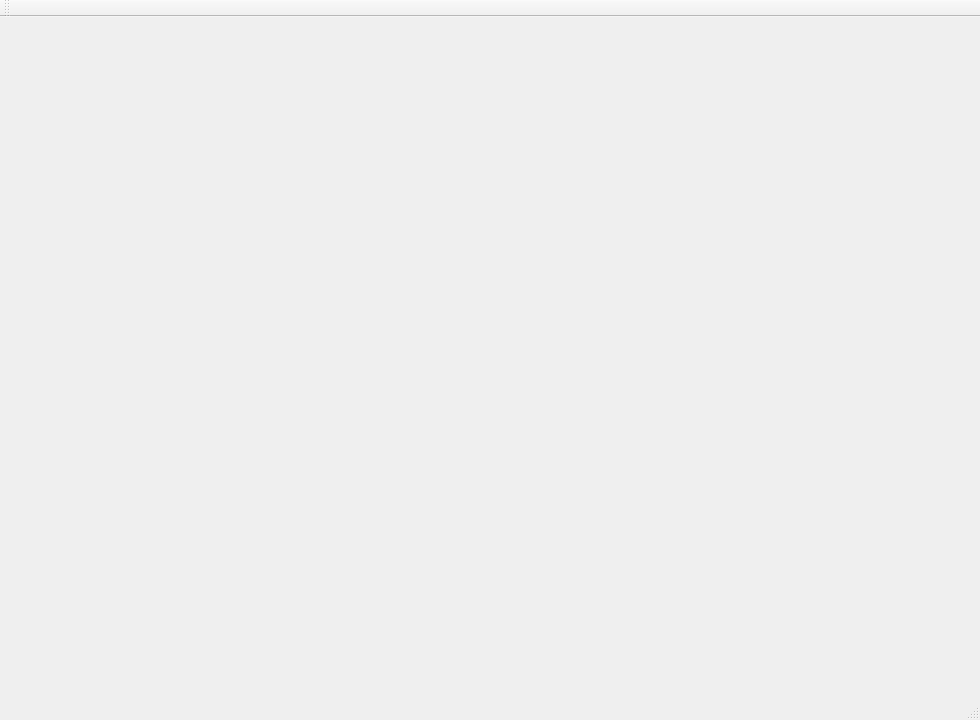
<?xml version="1.0" encoding="UTF-8"?>
<ui version="4.0">
 <class>MainWindow</class>
 <widget class="QMainWindow" name="MainWindow">
  <property name="geometry">
   <rect>
    <x>0</x>
    <y>0</y>
    <width>980</width>
    <height>720</height>
   </rect>
  </property>
  <property name="minimumSize">
   <size>
    <width>980</width>
    <height>720</height>
   </size>
  </property>
  <property name="windowTitle">
   <string>视频监控系统</string>
  </property>
  <widget class="QWidget" name="centralWidget"/>
  <widget class="QMenuBar" name="menuBar">
   <property name="geometry">
    <rect>
     <x>0</x>
     <y>0</y>
     <width>980</width>
     <height>25</height>
    </rect>
   </property>
  </widget>
  <widget class="QToolBar" name="mainToolBar">
   <attribute name="toolBarArea">
    <enum>TopToolBarArea</enum>
   </attribute>
   <attribute name="toolBarBreak">
    <bool>false</bool>
   </attribute>
  </widget>
  <widget class="QStatusBar" name="statusBar"/>
 </widget>
 <layoutdefault spacing="6" margin="11"/>
 <resources/>
 <connections/>
</ui>
